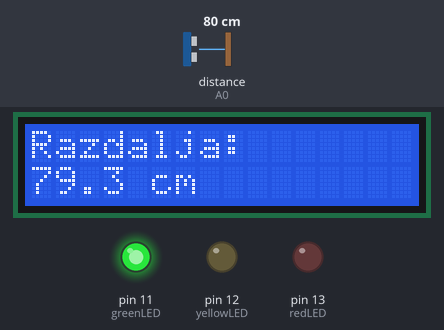
Bench run of a sketch on a simulated Arduino Uno, built with avr-gcc and run on an emulated ATmega328P. Shown: 16×2 character LCD, output pins drawn as LEDs (lit = HIGH). Wiring (inferred from the names in the program): ultrasonic range finder: trigger A1; echo A0. The test bench sets the inputs (shaded band); at power-on: distance to the obstacle (sensor on A0) 80 cm. The echo pulse lasts 58.3 µs per cm; pins used as bus, display or sensor lines are not drawn.

Above: at 3.4 s.
3.5 s: distance to the obstacle (sensor on A0) set to 53 cm
At 4.4 s:
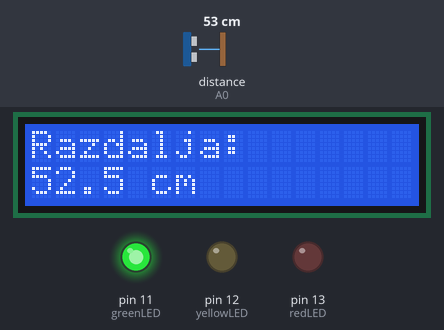
5.1 s: distance to the obstacle (sensor on A0) set to 46 cm
At 5.6 s:
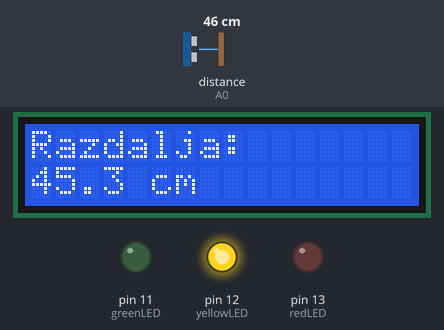
6.8 s: distance to the obstacle (sensor on A0) set to 22 cm
At 7.5 s:
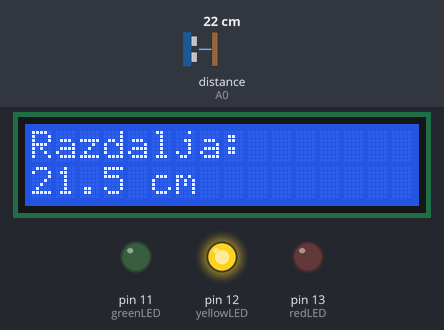
8.3 s: distance to the obstacle (sensor on A0) set to 19 cm
At 9.5 s:
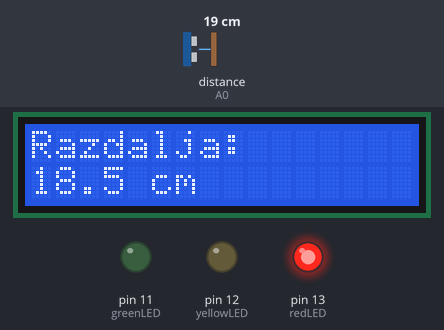
Timing chart, 0 to 10.9 s (numbered marks = the images above; inputs shaded):
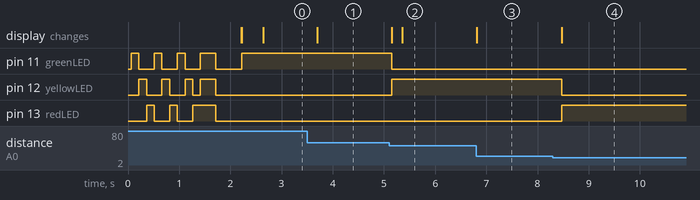

Measured:
- the behaviour switches between 51 and 50 cm on distance to the obstacle (sensor on A0) (found by bisection; images 1 and 2)
- the behaviour switches between 21 and 20 cm on distance to the obstacle (sensor on A0) (found by bisection; images 3 and 4)
- after the input at 3.5 s, the display: changes after 0.19 s (image 1)
- after the input at 5.1 s, pin 11 (greenLED): HIGH → LOW after 0.05 s; pin 12 (yellowLED): LOW → HIGH after 0.05 s; the display: first changes after 0.05 s (image 2 shows a later state)
- after the input at 6.8 s, the display: changes at once (image 3)
- after the input at 8.3 s, pin 12 (yellowLED): HIGH → LOW after 0.17 s; pin 13 (redLED): LOW → HIGH after 0.17 s; the display: changes after 0.17 s (image 4)

The sketch:

_koda_dolicsabic.ino
```cpp
#include <LiquidCrystal.h>


LiquidCrystal lcd(2, 3, 4, 9, 8, 7, 10);


const int trigPin = A1;
const int echoPin = A0;


const int greenLED = 11;
const int yellowLED = 12;
const int redLED = 13;

void setup() {

  pinMode(trigPin, OUTPUT);
  pinMode(echoPin, INPUT);

  pinMode(greenLED, OUTPUT);
  pinMode(yellowLED, OUTPUT);
  pinMode(redLED, OUTPUT);

  lcd.begin(16, 2);
  lcd.print("Zaganjam...");


  for (int i = 0; i < 3; i++) {
    digitalWrite(greenLED, HIGH);
    delay(150);
    digitalWrite(greenLED, LOW);

    digitalWrite(yellowLED, HIGH);
    delay(150);
    digitalWrite(yellowLED, LOW);

    digitalWrite(redLED, HIGH);
    delay(150);
    digitalWrite(redLED, LOW);
  }


  digitalWrite(greenLED, HIGH);
  digitalWrite(yellowLED, HIGH);
  digitalWrite(redLED, HIGH);
  delay(300);
  digitalWrite(greenLED, LOW);
  digitalWrite(yellowLED, LOW);
  digitalWrite(redLED, LOW);

  delay(500);
  lcd.clear();
}

void loop() {

  digitalWrite(trigPin, LOW);
  delayMicroseconds(2);
  digitalWrite(trigPin, HIGH);
  delayMicroseconds(10);
  digitalWrite(trigPin, LOW);


  long duration = pulseIn(echoPin, HIGH);


  float distanceCm = duration * 0.034 / 2;


  lcd.clear();
  lcd.setCursor(0, 0);
  lcd.print("Razdalja:");
  lcd.setCursor(0, 1);
  lcd.print(distanceCm, 1);
  lcd.print(" cm");


  if (distanceCm > 50) {
    digitalWrite(greenLED, HIGH);
    digitalWrite(yellowLED, LOW);
    digitalWrite(redLED, LOW);
  } else if (distanceCm >= 20 && distanceCm <= 50) {
    digitalWrite(greenLED, LOW);
    digitalWrite(yellowLED, HIGH);
    digitalWrite(redLED, LOW);
  } else if (distanceCm < 20) {
    digitalWrite(greenLED, LOW);
    digitalWrite(yellowLED, LOW);
    digitalWrite(redLED, HIGH);
  }

  delay(200);
}
```
